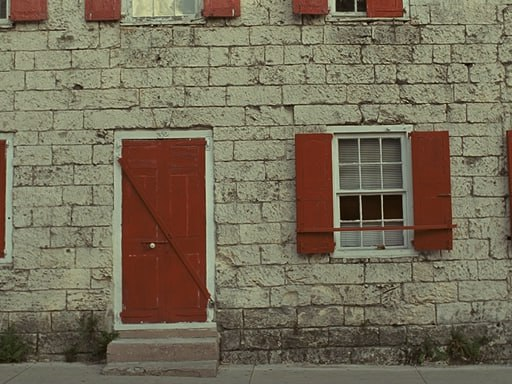
#> input picture edited-image.jpg, 512 x 384 px
$ python main.py
#> lines starting #> are read from the running program, lines starting #| are printed output that depends on the picture
import cv2
import numpy as np
import matplotlib.pyplot as plt
from matplotlib.colors import ListedColormap

# =========================================================
# НАЛАШТУВАННЯ
# =========================================================
MAIN_IMAGE_PATH = "edited-image.jpg"   # головне зображення

# Зображення для пункту 5
OTHER_IMAGES = [
    "sec_img.BMP",
    "third_img.BMP",
]

# Класифікація для 8x8, 16x16, 32x32
BLOCK_SIZES = [8, 16, 32]

# False = автоматичні пороги по квантілях
# True  = ручні пороги, задані нижче
USE_MANUAL_THRESHOLDS = False

# Якщо захочеш вручну підкрутити пороги
MANUAL_THRESHOLDS = {
    "entropy": {
        8:  (2.5, 4.0),
        16: (2.5, 4.0),
        32: (2.5, 4.0),
    },
    "std": {
        8:  (5.0, 15.0),
        16: (5.0, 15.0),
        32: (5.0, 15.0),
    },
    "corr": {
        8:  (0.4, 0.7),
        16: (0.4, 0.7),
        32: (0.4, 0.7),
    },
}

# Кольори класів:
# 0 = мале значення -> green
# 1 = середнє       -> yellow
# 2 = велике        -> red
CLASS_CMAP = ListedColormap(["green", "yellow", "red"])


# =========================================================
# БАЗОВІ ФУНКЦІЇ
# =========================================================
def read_rgb_image(path):
#> called with path = 'edited-image.jpg'
    bgr = cv2.imread(path)
#> bgr is the input picture: shape (384, 512, 3); mean B, G, R 88.4, 109, 118.2
    if bgr is None:
        raise FileNotFoundError(f"Не знайдено зображення: {path}")
    rgb = cv2.cvtColor(bgr, cv2.COLOR_BGR2RGB)
    return rgb


def rgb_to_gray_weighted(img_rgb):
    r = img_rgb[:, :, 0].astype(np.float32)
    g = img_rgb[:, :, 1].astype(np.float32)
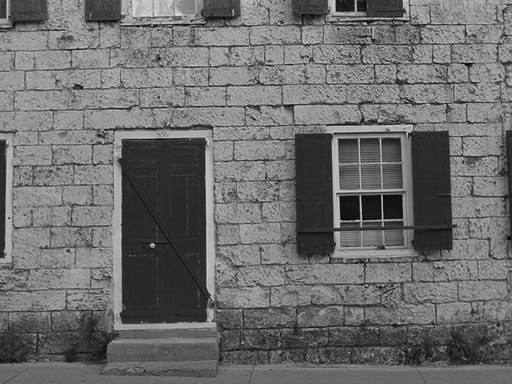
#> g: shape (384, 512) float32; min 0, max 227, mean 109
    b = img_rgb[:, :, 2].astype(np.float32)
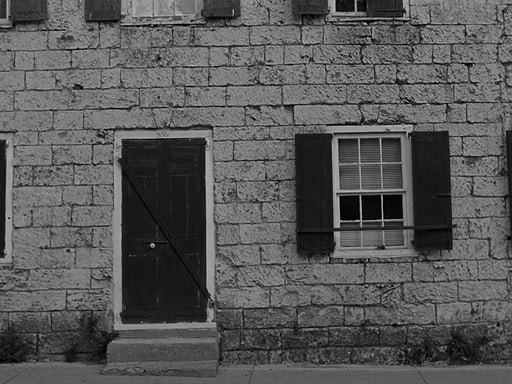
#> b: shape (384, 512) float32; min 0, max 196, mean 88.4
    gray = 0.299 * r + 0.587 * g + 0.114 * b
    return np.round(gray).clip(0, 255).astype(np.uint8)


def segment_into_blocks(gray, block_size):
    h, w = gray.shape
    h2 = (h // block_size) * block_size
    w2 = (w // block_size) * block_size
    cropped = gray[:h2, :w2]
    blocks = cropped.reshape(
        h2 // block_size, block_size, w2 // block_size, block_size
    ).swapaxes(1, 2)
    return blocks, cropped


def shannon_entropy(block):
    hist = np.bincount(block.flatten(), minlength=256).astype(np.float64)
    total = hist.sum()
    if total == 0:
        return 0.0
    p = hist / total
    p = p[p > 0]
    return float(-np.sum(p * np.log2(p)))


def block_std(block):
    return float(np.std(block))


def normalized_correlation(block):
    """
    Нормована кореляція між сусідніми горизонтальними пікселями в межах блоку.
    Значення в діапазоні приблизно [-1, 1].
    """
    x = block[:, :-1].astype(np.float64).flatten()
    y = block[:, 1:].astype(np.float64).flatten()

    x_mean = x.mean()
    y_mean = y.mean()

    x_centered = x - x_mean
    y_centered = y - y_mean

    denom = np.sqrt(np.sum(x_centered ** 2) * np.sum(y_centered ** 2))
    if denom == 0:
        return 0.0

    corr = np.sum(x_centered * y_centered) / denom
    return float(corr)


def compute_metric_maps(blocks):
    bh, bw, _, _ = blocks.shape

    entropy_map = np.zeros((bh, bw), dtype=np.float32)
    std_map = np.zeros((bh, bw), dtype=np.float32)
    corr_map = np.zeros((bh, bw), dtype=np.float32)

    for i in range(bh):
        for j in range(bw):
            blk = blocks[i, j]
            entropy_map[i, j] = shannon_entropy(blk)
            std_map[i, j] = block_std(blk)
            corr_map[i, j] = normalized_correlation(blk)

    return entropy_map, std_map, corr_map


def get_thresholds(values, metric_name, block_size):
    flat = values.flatten()

    if USE_MANUAL_THRESHOLDS:
        t1, t2 = MANUAL_THRESHOLDS[metric_name][block_size]
        return t1, t2

    # Автоматичні пороги: 33% і 66%
    t1 = np.quantile(flat, 0.33)
    t2 = np.quantile(flat, 0.66)
    return float(t1), float(t2)


def classify_map(metric_map, t1, t2):
    """
    0 = low
    1 = medium
    2 = high
    """
    cls = np.zeros_like(metric_map, dtype=np.uint8)
    cls[metric_map >= t1] = 1
    cls[metric_map >= t2] = 2
    return cls


def find_representative_blocks(metric_map):
    """
    Повертає індекси блоків:
    - мінімальний
    - середній (біля медіани)
    - максимальний
    """
    flat = metric_map.flatten()

    min_idx_flat = np.argmin(flat)
    max_idx_flat = np.argmax(flat)
    med_val = np.median(flat)
    mid_idx_flat = np.argmin(np.abs(flat - med_val))

    shape = metric_map.shape
    min_idx = np.unravel_index(min_idx_flat, shape)
    mid_idx = np.unravel_index(mid_idx_flat, shape)
    max_idx = np.unravel_index(max_idx_flat, shape)

    return min_idx, mid_idx, max_idx


def overlay_classification_on_image(gray_cropped, class_map, block_size, alpha=0.35):
    """
    Накладає класи на grayscale-зображення.
    """
    h_blocks, w_blocks = class_map.shape
    overlay = np.zeros((h_blocks * block_size, w_blocks * block_size, 3), dtype=np.uint8)

    colors = {
        0: (0, 255, 0),      # green
        1: (255, 255, 0),    # yellow
        2: (255, 0, 0),      # red
    }

    for i in range(h_blocks):
        for j in range(w_blocks):
            y0 = i * block_size
            x0 = j * block_size
            overlay[y0:y0 + block_size, x0:x0 + block_size] = colors[int(class_map[i, j])]

    gray_rgb = cv2.cvtColor(gray_cropped, cv2.COLOR_GRAY2RGB)
    result = cv2.addWeighted(gray_rgb, 1 - alpha, overlay, alpha, 0)
    return result


def draw_selected_blocks(gray_cropped, block_size, indices, colors_rgb):
    """
    Малює рамки для min / mid / max блоків.
    """
    img = cv2.cvtColor(gray_cropped, cv2.COLOR_GRAY2RGB).copy()

    for idx, color in zip(indices, colors_rgb):
        i, j = idx
        y0 = i * block_size
        x0 = j * block_size
        cv2.rectangle(
            img,
            (x0, y0),
            (x0 + block_size - 1, y0 + block_size - 1),
            color,
            2
        )

    return img


def add_subplot_caption(ax, text):
    ax.text(
        0.5, -0.18,
        text,
        transform=ax.transAxes,
        ha="center",
        va="top",
        fontsize=10
    )


def plot_metric_slide(gray_cropped, blocks, metric_map, metric_name_ua, metric_name_key, block_size):
    """
    Один великий слайд-вивід:
    1) preview з min/mid/max блоками
    2) histogram
    3) heatmap
    4) min block
    5) mid block
    6) max block
    7) class map
    8) overlay
    """
    t1, t2 = get_thresholds(metric_map, metric_name_key, block_size)
    class_map = classify_map(metric_map, t1, t2)

    min_idx, mid_idx, max_idx = find_representative_blocks(metric_map)
    min_block = blocks[min_idx]
    mid_block = blocks[mid_idx]
    max_block = blocks[max_idx]

    min_val = metric_map[min_idx]
    mid_val = metric_map[mid_idx]
    max_val = metric_map[max_idx]

    preview = draw_selected_blocks(
        gray_cropped,
        block_size,
        [min_idx, mid_idx, max_idx],
        colors_rgb=[(0, 255, 0), (255, 255, 0), (255, 0, 0)]
    )

    overlay = overlay_classification_on_image(gray_cropped, class_map, block_size)

    fig, axes = plt.subplots(2, 4, figsize=(18, 9))
    fig.suptitle(f"Класифікація сегментів ({block_size}x{block_size}) за {metric_name_ua}", fontsize=18)

    # 1. Preview
    ax = axes[0, 0]
    ax.imshow(preview, cmap="gray")
    ax.set_title("Класифікація сегментів")
    ax.axis("off")
    add_subplot_caption(ax, "Рис. 1. Виділені мінімальний, середній та максимальний сегменти")

    # 2. Histogram
    ax = axes[0, 1]
    flat = metric_map.flatten()
    ax.hist(flat, bins=30, color="purple", alpha=0.85)
    ax.axvline(t1, color="green", linestyle="--", label=f"Поріг 1 = {t1:.3f}")
    ax.axvline(t2, color="orange", linestyle="--", label=f"Поріг 2 = {t2:.3f}")
    ax.set_title("Розподіл значень")
    ax.set_xlabel("Значення")
    ax.set_ylabel("Кількість")
    ax.legend()
    add_subplot_caption(ax, "Рис. 2. Гістограма розподілу значень метрики")

    # 3. Heatmap
    ax = axes[0, 2]
    im = ax.imshow(metric_map, cmap="inferno")
    ax.set_title("Теплова карта")
    fig.colorbar(im, ax=ax, fraction=0.046, pad=0.04)
    add_subplot_caption(ax, "Рис. 3. Теплова карта значень метрики")

    # 4. Classification map
    ax = axes[0, 3]
    ax.imshow(class_map, cmap=CLASS_CMAP, vmin=0, vmax=2)
    ax.set_title("Карта класифікації")
    ax.axis("off")
    add_subplot_caption(ax, "Рис. 4. Сегменти, класифіковані на малі, середні та великі")

    # 5. Min block
    ax = axes[1, 0]
    ax.imshow(min_block, cmap="gray")
    ax.set_title(f"Min = {min_val:.3f}")
    ax.axis("off")
    add_subplot_caption(ax, "Рис. 5. Сегмент з мінімальним значенням метрики")

    # 6. Mid block
    ax = axes[1, 1]
    ax.imshow(mid_block, cmap="gray")
    ax.set_title(f"Mid = {mid_val:.3f}")
    ax.axis("off")
    add_subplot_caption(ax, "Рис. 6. Сегмент із середнім значенням метрики")

    # 7. Max block
    ax = axes[1, 2]
    ax.imshow(max_block, cmap="gray")
    ax.set_title(f"Max = {max_val:.3f}")
    ax.axis("off")
    add_subplot_caption(ax, "Рис. 7. Сегмент із максимальним значенням метрики")

    # 8. Overlay
    ax = axes[1, 3]
    ax.imshow(overlay)
    ax.set_title("Накладання класифікації")
    ax.axis("off")
    add_subplot_caption(ax, "Рис. 8. Накладання результатів класифікації на зображення")

    plt.tight_layout(rect=[0, 0.05, 1, 0.95])
    plt.show()


def process_image_for_classification(image_path, image_label):
    img_rgb = read_rgb_image(image_path)
    img_gray = rgb_to_gray_weighted(img_rgb)

    # Показ RGB / Gray
    plt.figure(figsize=(12, 5))

    plt.subplot(1, 2, 1)
    plt.imshow(img_rgb)
    plt.title(f"{image_label}: RGB")
    plt.axis("off")

    plt.subplot(1, 2, 2)
    plt.imshow(img_gray, cmap="gray")
    plt.title(f"{image_label}: у відтінках сірого")
    plt.axis("off")

    plt.tight_layout()
    plt.show()

    # Для кожного розміру блоку
    for block_size in BLOCK_SIZES:
        blocks, gray_cropped = segment_into_blocks(img_gray, block_size)
        entropy_map, std_map, corr_map = compute_metric_maps(blocks)

        plot_metric_slide(
            gray_cropped, blocks, entropy_map,
            metric_name_ua="ентропією Шеннона",
            metric_name_key="entropy",
            block_size=block_size
        )

        plot_metric_slide(
            gray_cropped, blocks, std_map,
            metric_name_ua="середнім квадратичним відхиленням",
            metric_name_key="std",
            block_size=block_size
        )

        plot_metric_slide(
            gray_cropped, blocks, corr_map,
            metric_name_ua="коефіцієнтом нормованої кореляції",
            metric_name_key="corr",
            block_size=block_size
        )
#> this loop made 3 passes
#> pass 1, in process_image_for_classification, `entropy_map, std_map, corr_map = compute_metric_maps(blocks)`:
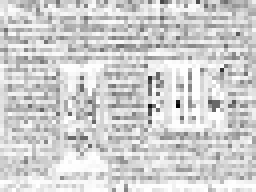
#> corr_map: shape (48, 64) float32 (shown 4 times larger); min -0.69, max 1, mean 0.69; drawn with min black and max white
#> pass 1, in plot_metric_slide, `class_map = classify_map(metric_map, t1, t2)`:
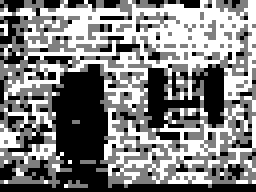
#> class_map: shape (48, 64) (shown 4 times larger); min 0, max 2, mean 1.01; drawn with min black and max white
#> pass 1, in plot_metric_slide (call 2), `plt.show()`:
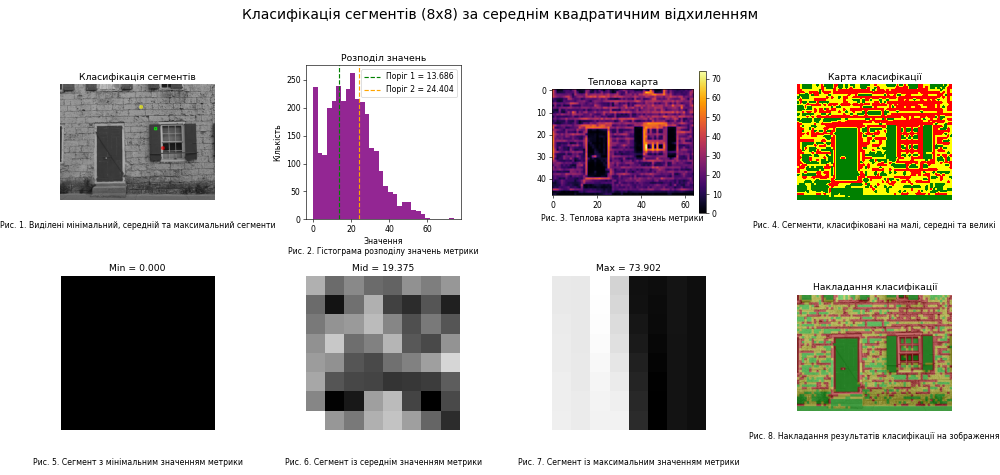
#> figure drawn by matplotlib, 9 panels; panel 2: tallest bar 263 high, from x = 19.71 to 22.17
#> pass 1, in plot_metric_slide (call 3), `plt.show()`:
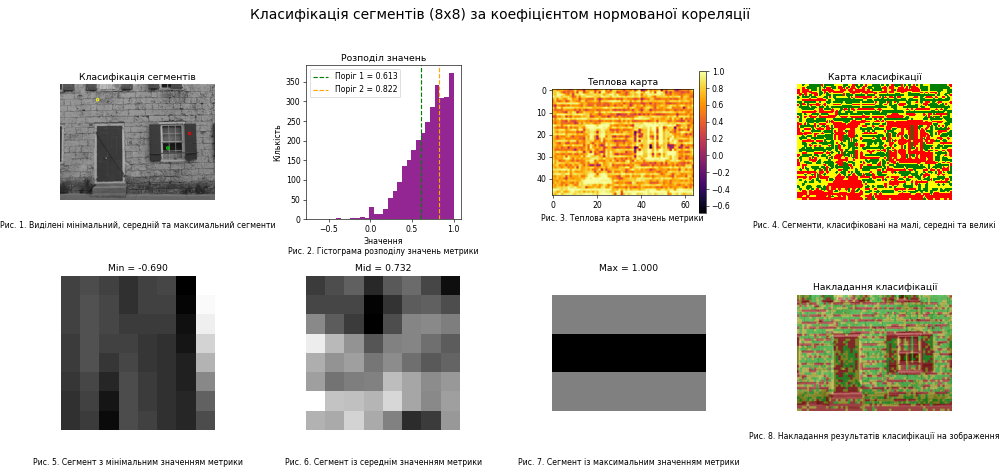
#> figure drawn by matplotlib, 9 panels; panel 2: tallest bar 373 high, from x = 0.944 to 1


def compare_results_for_image(image_path, image_label):
    """
    Порівняльний слайд:
    рядки = 8x8, 16x16, 32x32
    стовпці = Ентропія, СКВ, Кореляція
    """
#> called with image_path = 'edited-image.jpg', image_label = 'Основне зображення'
    img_rgb = read_rgb_image(image_path)
    img_gray = rgb_to_gray_weighted(img_rgb)

    metric_titles = ["Ентропія", "СКВ", "Кореляція"]
    rows = len(BLOCK_SIZES)

    fig, axes = plt.subplots(rows, 3, figsize=(14, 4 * rows))
    fig.suptitle(f"Порівняння результатів сегментації: {image_label}", fontsize=18)

    if rows == 1:
        axes = np.array([axes])

    for row, block_size in enumerate(BLOCK_SIZES):
        blocks, gray_cropped = segment_into_blocks(img_gray, block_size)
        entropy_map, std_map, corr_map = compute_metric_maps(blocks)

        metric_maps = [entropy_map, std_map, corr_map]
        metric_keys = ["entropy", "std", "corr"]

        for col in range(3):
            t1, t2 = get_thresholds(metric_maps[col], metric_keys[col], block_size)
            class_map = classify_map(metric_maps[col], t1, t2)

            axes[row, col].imshow(class_map, cmap=CLASS_CMAP, vmin=0, vmax=2)
            axes[row, col].set_title(f"{metric_titles[col]} ({block_size}x{block_size})")
            axes[row, col].axis("off")
#> this loop made 3 passes
#> (h in segment_into_blocks, w in segment_into_blocks, h2 in segment_into_blocks, w2 in segment_into_blocks) on passes 2 to 3: (384, 512, 384, 512), (384, 512, 384, 512)

    plt.tight_layout()
    plt.show()
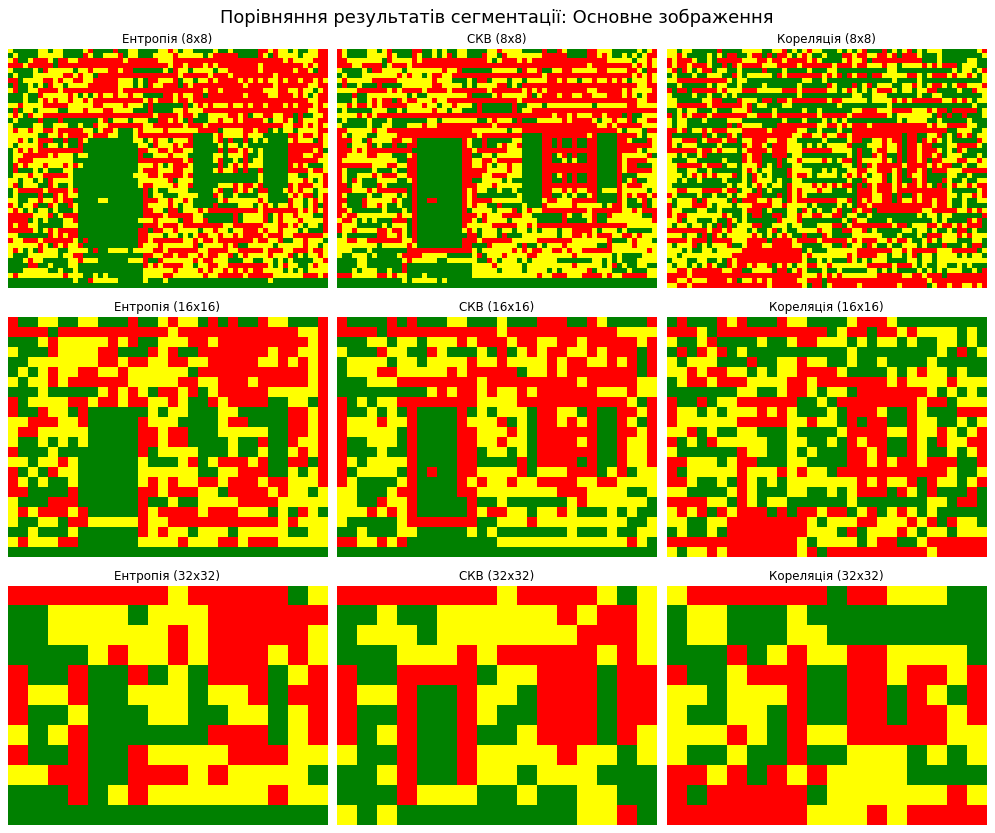
#> figure drawn by matplotlib, 9 panels


# =========================================================
# ОСНОВНИЙ ЗАПУСК
# =========================================================

# Головне зображення — пункти 1–4
process_image_for_classification(MAIN_IMAGE_PATH, "Основне зображення")
compare_results_for_image(MAIN_IMAGE_PATH, "Основне зображення")

# Пункт 5 — інші типи зображень
for idx, other_path in enumerate(OTHER_IMAGES, start=1):
    label = f"Інше зображення {idx}"
    process_image_for_classification(other_path, label)
#> (the run stopped early here; a loop or call above may not have finished)
